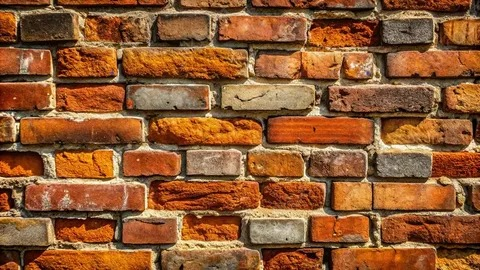
//> input picture gorev_11/resim.jpeg, 480 x 270 px
$ ./Main   (built with g++ and OpenCV 4)
//> lines starting //> are read from the running program, lines starting //| are printed output that depends on the picture
#include <iostream>
#include <vector>
#include <cmath>
#include <algorithm>
#include <opencv2/opencv.hpp>

typedef cv::Mat(*ColorConvertFunc)(const cv::Mat&);

cv::Mat customBgrToGray(const cv::Mat& src) {
    int h = src.rows;
    int w = src.cols;
    cv::Mat dst = cv::Mat::zeros(h, w, CV_8UC1);

    for (int y = 0; y < h; ++y) {
        for (int x = 0; x < w; ++x) {
            cv::Vec3b p = src.at<cv::Vec3b>(y, x);
            int b = p[0];
            int g = p[1];
            int r = p[2];

            int yVal = (r * 4899 + g * 9617 + b * 1868 + (1 << 13)) >> 14;
            dst.at<uchar>(y, x) = static_cast<uchar>(std::clamp(yVal, 0, 255));
        }
    }
    return dst;
}

cv::Mat customBgrToYCrCb(const cv::Mat& src) {
    int h = src.rows;
    int w = src.cols;
    cv::Mat dst = cv::Mat::zeros(h, w, CV_8UC3);

    for (int y = 0; y < h; ++y) {
        for (int x = 0; x < w; ++x) {
            cv::Vec3b p = src.at<cv::Vec3b>(y, x);
            float b = static_cast<float>(p[0]);
            float g = static_cast<float>(p[1]);
            float r = static_cast<float>(p[2]);

            float Y = 0.299f * r + 0.587f * g + 0.114f * b;
            float Cr = 128.0f + 0.5f * r - 0.418688f * g - 0.081312f * b;
            float Cb = 128.0f - 0.168736f * r - 0.331264f * g + 0.5f * b;

            dst.at<cv::Vec3b>(y, x)[0] = static_cast<uchar>(std::clamp(std::round(Y), 0.0f, 255.0f));
            dst.at<cv::Vec3b>(y, x)[1] = static_cast<uchar>(std::clamp(std::round(Cr), 0.0f, 255.0f));
            dst.at<cv::Vec3b>(y, x)[2] = static_cast<uchar>(std::clamp(std::round(Cb), 0.0f, 255.0f));
        }
    }
    return dst;
}

void karsilastirVeRaporla(const std::string& uzayAdi, const cv::Mat& testImg, const cv::Mat& refImg) {
    double toplamHata = 0.0;
    long long sifirFarkPiksel = 0;
    long long toplamEleman = static_cast<long long>(testImg.rows) * testImg.cols * testImg.channels();

    int h = testImg.rows;
    int w = testImg.cols;
    int ch = testImg.channels();

    for (int y = 0; y < h; ++y) {
        const uchar* ptr1 = testImg.ptr<uchar>(y);
        const uchar* ptr2 = refImg.ptr<uchar>(y);
        for (int x = 0; x < w * ch; ++x) {
            int fark = std::abs(static_cast<int>(ptr1[x]) - static_cast<int>(ptr2[x]));
            toplamHata += fark;
            if (fark == 0) sifirFarkPiksel++;
        }
    }

    std::cout << "--- " << uzayAdi << " Karsilastirmasi ---" << std::endl;
    std::cout << "Toplam Eleman Sayisi : " << toplamEleman << std::endl;
    std::cout << "Farki 0 Olan Deger   : " << sifirFarkPiksel << std::endl;
    std::cout << "Toplam Mutlak Hata   : " << toplamHata << std::endl;
    if (toplamHata == 0.0) {
        std::cout << "DURUM: Tam Uyum! Beklenen Hata SIFIR saglandi." << std::endl;
    }
    else {
        std::cout << "DURUM: Kucuk kayan nokta (float) yuvarlama sapmasi mevcut." << std::endl;
    }
    std::cout << "---------------------------------------" << std::endl;
}

int main() {
    cv::Mat img = cv::imread("resim.jpeg");
//> img is the input picture: 270 rows x 480 cols, CV_8UC3; mean B, G, R 50.9, 90.5, 144.3
    if (img.empty()) img = cv::imread("resim.jpg");
    if (img.empty()) {
        std::cerr << "Hata: resim bulunamadi!" << std::endl;
        return -1;
    }

    ColorConvertFunc donusturucu = nullptr;

    donusturucu = customBgrToGray;
    cv::Mat customGray = donusturucu(img);
//> after the loop in customBgrToGray, `for (int y = 0; y < h; ++y)`:
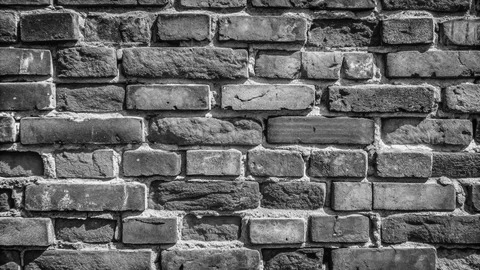
//> dst: 270 rows x 480 cols, CV_8UC1; min 1, max 250, mean 102.1
    cv::Mat cvGray;
    cv::cvtColor(img, cvGray, cv::COLOR_BGR2GRAY);
    karsilastirVeRaporla("BGR -> GRAY", customGray, cvGray);
//> the loop in karsilastirVeRaporla, `for (int y = 0; y < h; ++y)` made 270 passes
//> (toplamHata, sifirFarkPiksel) on passes 1 to 3: (0, 480), (0, 960), (0, 1440)
//> after the loop in karsilastirVeRaporla, `for (int y = 0; y < h; ++y)`: toplamHata = 6; sifirFarkPiksel = 129594
//| Toplam Eleman Sayisi : 129600
//| Farki 0 Olan Deger   : 129594
//| Toplam Mutlak Hata   : 6

    donusturucu = customBgrToYCrCb;
    cv::Mat customYCrCb = donusturucu(img);
//> after the loop in customBgrToYCrCb, `for (int y = 0; y < h; ++y)`:
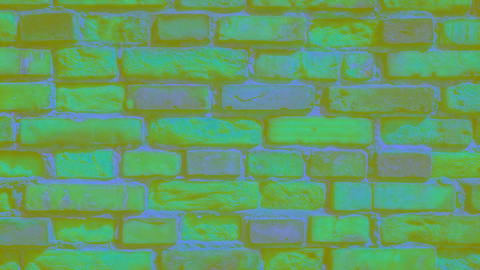
//> dst: 270 rows x 480 cols, CV_8UC3; mean B, G, R 102.1, 158.1, 99.1
    cv::Mat cvYCrCb;
    cv::cvtColor(img, cvYCrCb, cv::COLOR_BGR2YCrCb);
//> cvYCrCb: 270 rows x 480 cols, CV_8UC3; mean of channels 0, 1, 2 102.1, 158.1, 99.1
    karsilastirVeRaporla("BGR -> YCrCb", customYCrCb, cvYCrCb);
//> the loop in karsilastirVeRaporla (call 2), `for (int y = 0; y < h; ++y)` made 270 passes
//> (toplamHata, sifirFarkPiksel) on passes 1 to 3: (18, 1422), (27, 2853), (38, 4282)
//| Toplam Eleman Sayisi : 388800
//| Farki 0 Olan Deger   : 384958
//| Toplam Mutlak Hata   : 3842

    cv::namedWindow("Orijinal", cv::WINDOW_NORMAL);
    cv::namedWindow("Custom Gray", cv::WINDOW_NORMAL);
    cv::namedWindow("Custom YCrCb", cv::WINDOW_NORMAL);

    cv::resizeWindow("Orijinal", 380, 260);
    cv::resizeWindow("Custom Gray", 380, 260);
    cv::resizeWindow("Custom YCrCb", 380, 260);

    cv::moveWindow("Orijinal", 30, 50);
    cv::moveWindow("Custom Gray", 430, 50);
    cv::moveWindow("Custom YCrCb", 830, 50);

    cv::imshow("Orijinal", img);
    cv::imshow("Custom Gray", customGray);
    cv::imshow("Custom YCrCb", customYCrCb);

    cv::waitKey(0);
    cv::destroyAllWindows();
    return 0;
}

$ run again, with gorev_11/Ekran görüntüsü 2026-10-19 114201.png saved as gorev_11/resim.jpeg
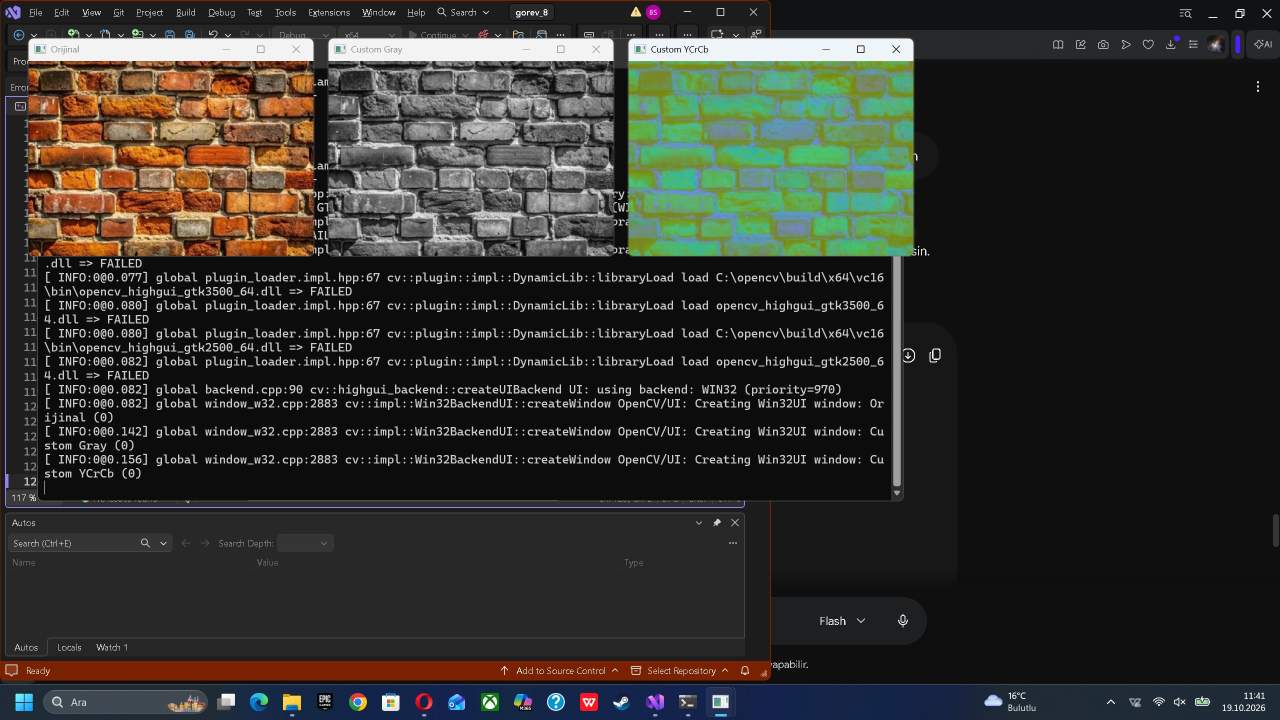
//> input picture gorev_11/Ekran görüntüsü 2026-10-19 114201.png, 2559 x 1439 px (shown at 1/2 size)
//> img is the input picture: 1439 rows x 2559 cols, CV_8UC3; mean B, G, R 45.3, 50.2, 50.7
//> after the loop in customBgrToGray, `for (int y = 0; y < h; ++y)`:
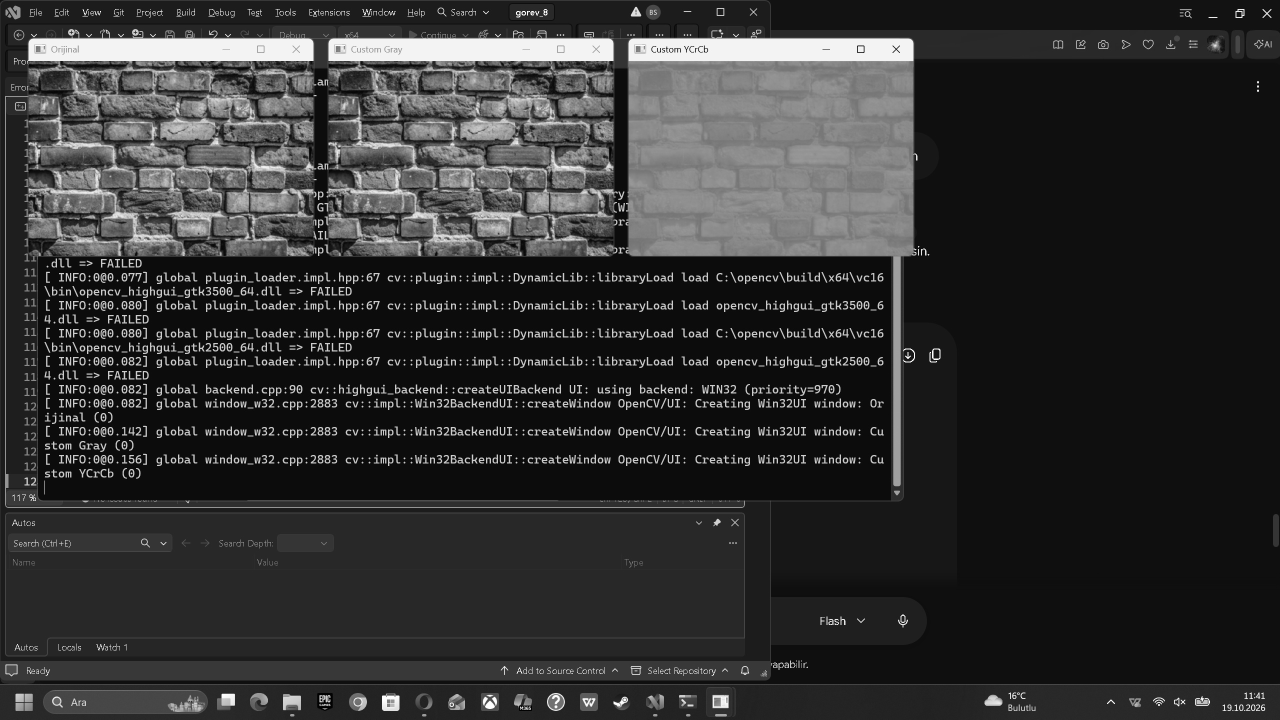
//> dst: 1439 rows x 2559 cols, CV_8UC1 (shown at 1/2 size); min 0, max 255, mean 49.8
//> the loop in karsilastirVeRaporla, `for (int y = 0; y < h; ++y)` made 1439 passes
//> sifirFarkPiksel on passes 1 to 3: 2559, 5118, 7677
//> after the loop in karsilastirVeRaporla, `for (int y = 0; y < h; ++y)`: toplamHata = 9; sifirFarkPiksel = 3682392
//| Toplam Eleman Sayisi : 3682401
//| Farki 0 Olan Deger   : 3682392
//| Toplam Mutlak Hata   : 9
//> after the loop in customBgrToYCrCb, `for (int y = 0; y < h; ++y)`:
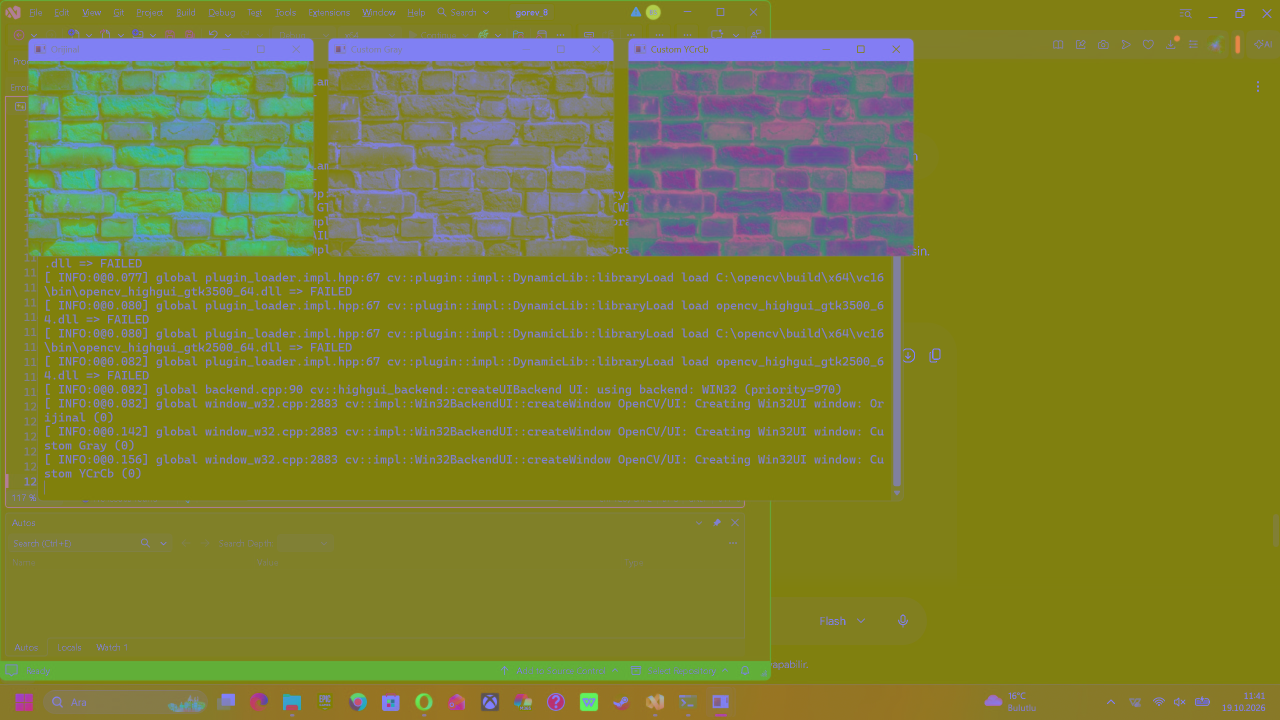
//> dst: 1439 rows x 2559 cols, CV_8UC3 (shown at 1/2 size); mean B, G, R 49.8, 128.7, 125.5
//> cvYCrCb: 1439 rows x 2559 cols, CV_8UC3; mean of channels 0, 1, 2 49.8, 128.7, 125.5
//> the loop in karsilastirVeRaporla (call 2), `for (int y = 0; y < h; ++y)` made 1439 passes
//> (toplamHata, sifirFarkPiksel) on passes 1 to 3: (0, 7677), (0, 15354), (0, 23031)
//| Toplam Eleman Sayisi : 11047203
//| Farki 0 Olan Deger   : 11039533
//| Toplam Mutlak Hata   : 7670
